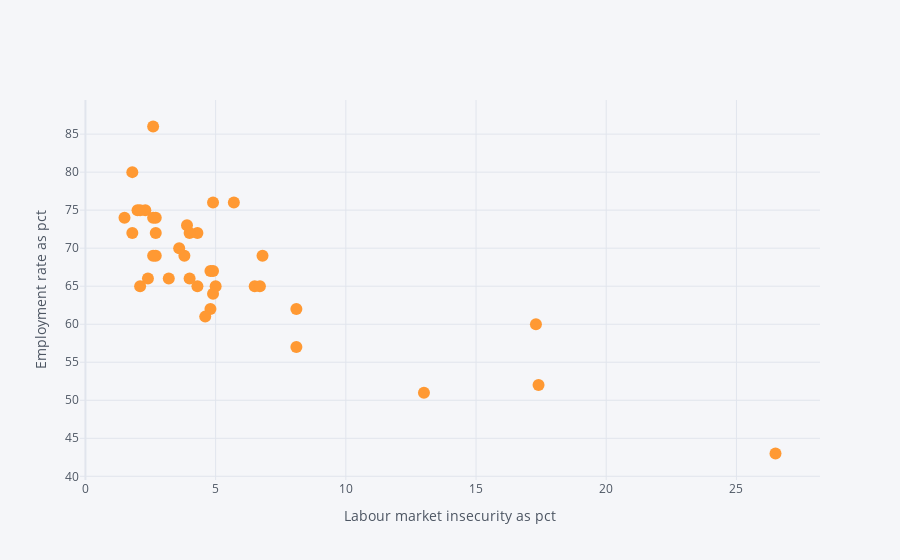

The cell this chart's notebook holds for it:
### Code cell
df.iplot(kind = 'scatter',
        x = 'Labour market insecurity as pct',
        y = 'Employment rate as pct',
        mode = 'markers',
        xTitle = 'Labour market insecurity as pct',
        yTitle = 'Employment rate as pct',
        text = 'Country')

### Figure 1 — Plotly figure (JSON) as saved in the notebook; plotly's stock layout.template omitted (floating-point values rounded to 4 significant figures)
{"data": [{"line": {"color": "rgba(255, 153, 51, 1.0)", "dash": "solid", "shape": "linear", "width": 1.3}, "marker": {"size": 12, "symbol": "circle"}, "mode": "markers", "name": "Employment rate as pct", "text": ["Australia", "Austria", "Belgium", "Canada", "Chile", "Czech Republic", "Denmark", "Estonia", "Finland", "France", "Germany", "Greece", "Hungary", "Iceland", "Ireland", "Israel", "Italy", "Japan", "South Korea", "Latvia", "Luxembourg", "Mexico", "Netherlands", "New Zealand", "Norway", "Poland", "Portugal", "Slovak Republic", "Slovenia", "Spain", "Sweden", "Switzerland", "Turkey", "United Kingdom", "USA", "OECD - Total", "Brazil", "Russia", "South Africa"], "type": "scatter", "x": [4.3, 2.7, 4.8, 3.9, 8.1, 1.8, 2.3, 4, 2.7, 5, 2, 17.4, 4.8, 2.6, 2.1, 2.6, 8.1, 1.5, 2.4, 6.8, 3.2, 4.6, 2.1, 4.9, 2.7, 4.3, 6.5, 6.7, 4, 17.3, 5.7, 1.8, 13, 2.6, 3.8, 4.9, 4.9, 3.6, 26.5], "y": [72, 72, 62, 73, 62, 72, 75, 72, 69, 65, 75, 52, 67, 86, 65, 69, 57, 74, 66, 69, 66, 61, 75, 76, 74, 65, 65, 65, 66, 60, 76, 80, 51, 74, 69, 67, 64, 70, 43]}], "layout": {"legend": {"bgcolor": "#F5F6F9", "font": {"color": "#4D5663"}}, "paper_bgcolor": "#F5F6F9", "plot_bgcolor": "#F5F6F9", "title": {"font": {"color": "#4D5663"}}, "xaxis": {"gridcolor": "#E1E5ED", "showgrid": true, "tickfont": {"color": "#4D5663"}, "title": {"font": {"color": "#4D5663"}, "text": "Labour market insecurity as pct"}, "zerolinecolor": "#E1E5ED"}, "yaxis": {"gridcolor": "#E1E5ED", "showgrid": true, "tickfont": {"color": "#4D5663"}, "title": {"font": {"color": "#4D5663"}, "text": "Employment rate as pct"}, "zerolinecolor": "#E1E5ED"}}}
